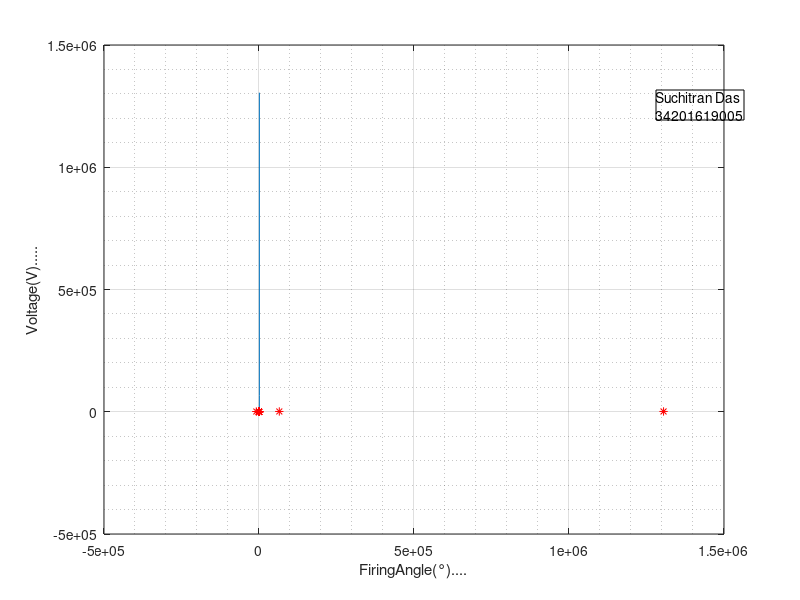

Write MATLAB code to recreate this figure.
clc;
clear all;
close all;

FiringAngle = [19.996 39.992 59.998 79.985 99.981 139.973 179.965 199.961 239.954 279.946 299.958 399.926 1002 1186 1213];
Voltage = [21.316 42.633 56.843 85.265 99.476 142.109 170.53 198.952 227.374 284.217 284.217 397.904 -8702 65484 1305000];
plot (FiringAngle,Voltage)
xlabel('FiringAngle(°)....');
ylabel('Voltage(V).....');
hold on
plot (Voltage,FiringAngle,'r*');
dim = [0.82,0.8,0.1,0.1]; 
str = {'Suchitran Das','34201619005'}; 
annotation ('textbox' , dim , 'String' , str, 'FitBoxToText' , 'on');
grid on;
grid minor;
